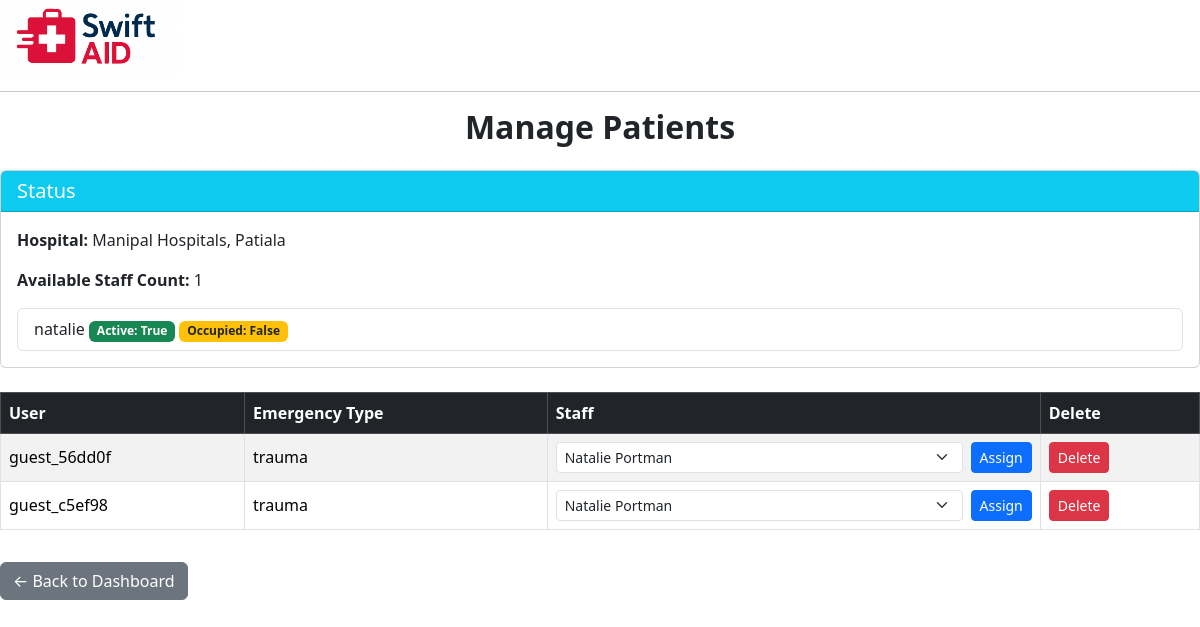
Before: /manage-patients/ (signed in) with the older database file.
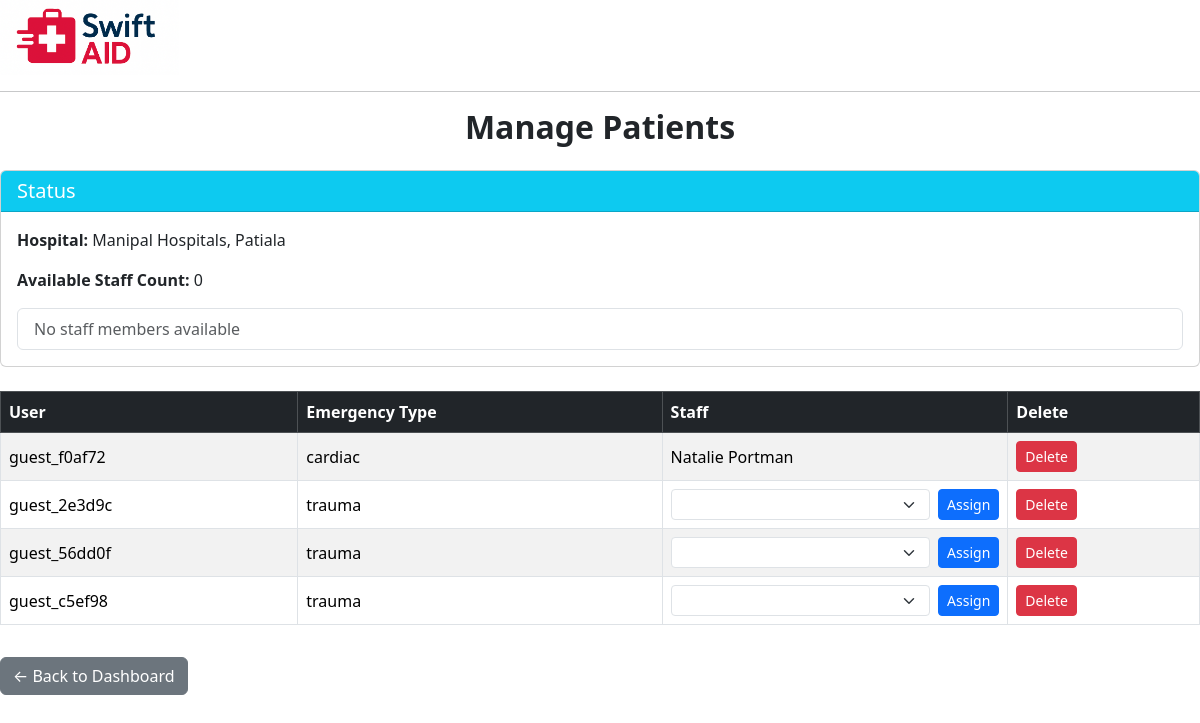
After: the same page with the newer database file.
### emergency/models.py (models this page shows, shortened)
class HospitalStaff(models.Model):
    user = models.OneToOneField(User, on_delete=models.CASCADE)
    hospital = models.ForeignKey(Hospital, on_delete=models.CASCADE)
    is_active = models.BooleanField(default=False)
    is_occupied = models.BooleanField(default=False)
    role = models.CharField(max_length=50, default="Staff")
    def __str__(self):
        return self.user.username

class EmergencyRequest(models.Model):
    EMERGENCY_CHOICES = [
        ('trauma', 'Trauma'),
        ('cardiac', 'Cardiac'),
        ('stroke', 'Stroke'),
        ('snakebite', 'Snakebite'),
        ('fire', 'Fire'),
        ('gunshot', 'Gunshot or Stab Wound'),
        ('other', 'Other'),
    ]
    STATUS_CHOICES = [
        ('Not Started', 'Not Started'),
        ('In Progress', 'In Progress'),
        ('Completed', 'Completed'),
    ]
    SEVERITY_CHOICES = [
    ('low', 'Low'),
    ('medium', 'Medium'),
    ('high', 'High'),
    ('critical', 'Critical'),
    ]
    user = models.ForeignKey(User, on_delete=models.CASCADE)
    emergency_type = models.CharField(max_length=50, choices=EMERGENCY_CHOICES)
    severity = models.CharField(max_length=20, choices=SEVERITY_CHOICES, default='medium')
    other_emergency_text = models.CharField(max_length=100, blank=True)
    location = models.CharField(max_length=255)
    description = models.TextField(blank=True)
    timestamp = models.DateTimeField(auto_now_add=True)
    assigned_hospital = models.ForeignKey(Hospital, on_delete=models.SET_NULL, null=True, blank=True)
    ambulance_required = models.BooleanField(default=False)
    ambulance_dispatched = models.BooleanField(default=False)
    assigned_staff = models.ForeignKey(HospitalStaff, null=True, blank=True, on_delete=models.SET_NULL)
    status = models.CharField(max_length=20, choices=STATUS_CHOICES, default='Not Started')

### emergency/views.py (the view)
# urls.py: path('manage-patients/', views.manage_patients, name='manage_patients'),
@login_required
def manage_patients(request):
    hospital = get_object_or_404(Hospital, user=request.user)
    emergencies = EmergencyRequest.objects.filter(
        Q(assigned_hospital=hospital) | Q(assigned_hospital__isnull=True)
        ).order_by('-timestamp')
    staff_members = HospitalStaff.objects.filter(is_active=True, is_occupied=False, hospital=hospital)
    print("Staff Members:", staff_members)
    return render(request, 'hospital_admin/manage_patients.html', {
        'emergencies': emergencies,
        'staff_members': staff_members,
        'hospital': hospital,
    })

### emergency/templates/hospital_admin/manage_patients.html (shortened to what this page needs)
{% extends 'emergency/base.html' %}
{% block content %}
<h2 class="fw-bold text-center mb-4">Manage Patients</h2>
<div class="card mb-4">
  <div class="card-header bg-info text-white">
    <h5 class="mb-0">Status</h5>
  </div>
  <div class="card-body">
    <p><strong>Hospital:</strong> {{ hospital.name }}</p>
    <p><strong>Available Staff Count:</strong> {{ staff_members|length }}</p>
    <ul class="list-group">
      {% for staff in staff_members %}
        <li class="list-group-item">
          {{ staff.user.username }}
          <span class="badge bg-success">Active: {{ staff.is_active }}</span>
          <span class="badge bg-warning text-dark">Occupied: {{ staff.is_occupied }}</span>
        </li>
      {% empty %}
        <li class="list-group-item text-muted">No staff members available</li>
      {% endfor %}
    </ul>
  </div>
</div>
<div class="table-responsive">
  <table class="table table-bordered table-striped align-middle">
    <thead class="table-dark">
      <tr>
        <th>User</th>
        <th>Emergency Type</th>
        <th>Staff</th>
        <th>Delete</th>
      </tr>
    </thead>
    <tbody>
      {% for emergency in emergencies %}
        <tr>
          <td>{{ emergency.user.username }}</td>
          <td>{{ emergency.emergency_type }}</td>
          <td>
            {% if not emergency.assigned_staff %}
              <form method="POST" action="{% url 'assign_staff_to_patient' emergency.id %}" class="d-flex gap-2">
                <select name="staff_id" class="form-select form-select-sm" required>
                  {% for staff in staff_members %}
                    <option value="{{ staff.id }}">
                      {{ staff.user.get_full_name|default:staff.user.username }}
                    </option>
                  {% endfor %}
                </select>
                <button type="submit" class="btn btn-primary btn-sm">Assign</button>
              </form>
            {% else %}
              {{ emergency.assigned_staff.user.get_full_name|default:emergency.assigned_staff.user.username }}
            {% endif %}
          </td>
          <td>
            <form method="POST" action="{% url 'delete_emergency' emergency.id %}">
              <button type="submit" class="btn btn-danger btn-sm" onclick="return confirm('Delete this patient?');">Delete</button>
            </form>
          </td>
        </tr>
      {% endfor %}
    </tbody>
  </table>
</div>
<a href="{% url 'admin_dash' %}" class="btn btn-secondary mt-3">← Back to Dashboard</a>
{% endblock %}

Changed rows visible on the page:
no longer on this page (row edited): HospitalStaff: user.username "natalie", is_active "True", is_occupied "False"
added EmergencyRequest: user.username "guest_f0af72", emergency_type "cardiac", assigned_staff.user.get_full_name "Natalie Portman"
added EmergencyRequest: user.username "guest_2e3d9c", emergency_type "trauma"
shown differently, row unchanged: EmergencyRequest "guest_56dd0f": staff_id "Natalie Portman" → (not shown)
shown differently, row unchanged: EmergencyRequest "guest_c5ef98": staff_id "Natalie Portman" → (not shown)
Other visible differences:
{{ staff_members|length }}: "1" → "0"
text now shown: "No staff members available"
